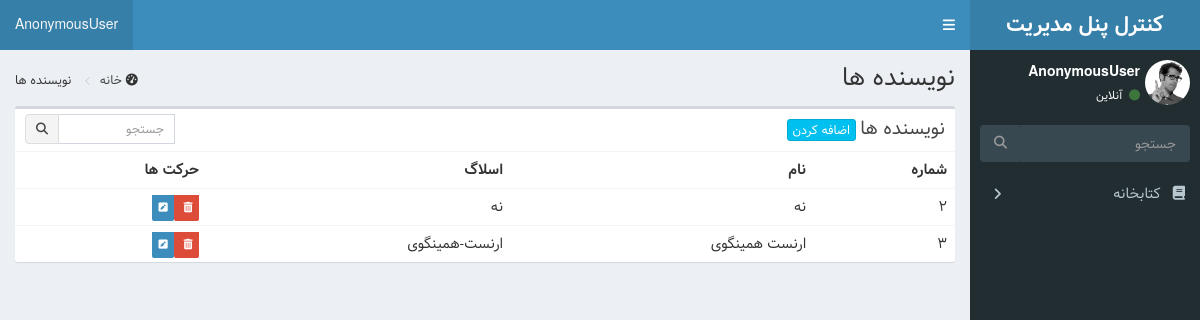
/admin_panel/authors/, run on the app's committed database.
### library/models.py (models this page shows, shortened)
class Authors(models.Model):
    name = models.CharField(max_length=50, verbose_name="نام")
    slug = models.SlugField(
        max_length=20, allow_unicode=True, unique=True, editable=False
    )

### admin_panel/views.py (the view)
# urls.py: path("authors/", views.AuthorsListView.as_view(), name="authors_admin"),
class AuthorsListView(ListView):
    template_name = "admin_panel/authors/authors_list.html"
    model = models.Authors
    context_object_name = "authors"

### admin_panel/templates/admin_panel/authors/authors_list.html (shortened to what this page needs)
{% extends 'admin_panel/basic.html' %}
{% block content %}
<section class="content-header">
    <h1>
        نویسنده ها
    </h1>
    <ol class="breadcrumb">
        <li><i class="fa fa-dashboard"></i> <a href="{% url "admin" %}"> خانه </a></li>
        <li> نویسنده ها</li>
    </ol>
</section>
<section class="content">
    <div class="row">
        <div class="col-xs-12">
            <div class="box">
                <div class="box-header">
                    <h3 class="box-title"> نویسنده ها</h3>
                    <div class="box-tools">
                        <form class="input-group input-group-sm" style="width: 150px;" action="{%url 'book_search'%}"
                            method="post">
                            <input type="search" name='search' class="form-control pull-right" placeholder="جستجو">
                            <div class="input-group-btn">
                                <button type="submit" class="btn btn-default"><i class="fa fa-search"></i></button>
                            </div>
                        </form>
                    </div>
                    <a class="btn btn-info btn-xs" href="{% url 'authors_create' %}">اضافه کردن</a>
                </div>
                <div class="box-body table-responsive no-padding">
                    <table class="table table-hover">
                        <tbody>
                            <tr>
                                <th>شماره</th>
                                <th>نام</th>
                                <th>اسلاگ</th>
                                <th>حرکت ها</th>
                            </tr>
                            {% for author in authors %}
                            <tr>
                                <td>{{author.id}}</td>
                                <td>{{author.name}}</td>
                                <td>{{author.slug}}</td>
                                <td>
                                    <a href="{%url 'author_delete' author.pk%}" class="label-danger">
                                        <span class="label label-danger">
                                            <i class="fa fa-trash"></i>
                                        </span>
                                    </a>
                                    <a href="{%url 'author_update' author.pk%}" class="label-primary">
                                        <span class="label label-primary">
                                            <i class="fa  fa-pencil-square"></i>
                                        </span>
                                    </a>
                                </td>
                            </tr>
                            {% endfor %}
                        </tbody>
                    </table>
                </div>
            </div>
        </div>
    </div>
</section>
{% endblock content %}

### data on the page
Authors: id "2", name "نه", slug "نه"
Authors: id "3", name "ارنست همینگوی", slug "ارنست-همینگوی"

### other printed values
{{ request.user }} "AnonymousUser"
